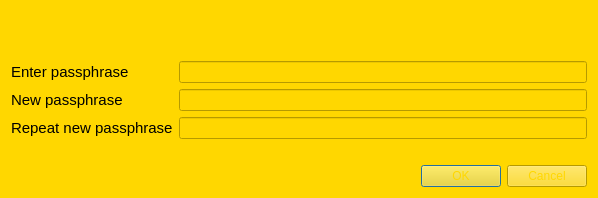
<?xml version="1.0" encoding="UTF-8"?>
<ui version="4.0">
 <class>AskPassphraseDialog</class>
 <widget class="QDialog" name="AskPassphraseDialog">
  <property name="geometry">
   <rect>
    <x>0</x>
    <y>0</y>
    <width>598</width>
    <height>198</height>
   </rect>
  </property>
  <property name="sizePolicy">
   <sizepolicy hsizetype="Preferred" vsizetype="Minimum">
    <horstretch>0</horstretch>
    <verstretch>0</verstretch>
   </sizepolicy>
  </property>
  <property name="minimumSize">
   <size>
    <width>550</width>
    <height>0</height>
   </size>
  </property>
  <property name="windowTitle">
   <string>Passphrase Dialog</string>
  </property>
  <property name="styleSheet">
   <string notr="true">background-color: rgb(255, 215, 0);</string>
  </property>
  <layout class="QVBoxLayout" name="verticalLayout">
   <item>
    <widget class="QLabel" name="warningLabel">
     <property name="textFormat">
      <enum>Qt::RichText</enum>
     </property>
     <property name="wordWrap">
      <bool>true</bool>
     </property>
    </widget>
   </item>
   <item>
    <layout class="QFormLayout" name="formLayout">
     <property name="fieldGrowthPolicy">
      <enum>QFormLayout::AllNonFixedFieldsGrow</enum>
     </property>
     <item row="0" column="0">
      <widget class="QLabel" name="passLabel1">
       <property name="text">
        <string>&lt;html&gt;&lt;head/&gt;&lt;body&gt;&lt;p&gt;&lt;span style=&quot; font-size:11pt;&quot;&gt;Enter passphrase&lt;/span&gt;&lt;/p&gt;&lt;/body&gt;&lt;/html&gt;</string>
       </property>
      </widget>
     </item>
     <item row="0" column="1">
      <widget class="QLineEdit" name="passEdit1">
       <property name="echoMode">
        <enum>QLineEdit::Password</enum>
       </property>
      </widget>
     </item>
     <item row="1" column="0">
      <widget class="QLabel" name="passLabel2">
       <property name="text">
        <string>&lt;html&gt;&lt;head/&gt;&lt;body&gt;&lt;p&gt;&lt;span style=&quot; font-size:11pt;&quot;&gt;New passphrase&lt;/span&gt;&lt;/p&gt;&lt;/body&gt;&lt;/html&gt;</string>
       </property>
      </widget>
     </item>
     <item row="1" column="1">
      <widget class="QLineEdit" name="passEdit2">
       <property name="echoMode">
        <enum>QLineEdit::Password</enum>
       </property>
      </widget>
     </item>
     <item row="2" column="0">
      <widget class="QLabel" name="passLabel3">
       <property name="text">
        <string>&lt;html&gt;&lt;head/&gt;&lt;body&gt;&lt;p&gt;&lt;span style=&quot; font-size:11pt;&quot;&gt;Repeat new passphrase&lt;/span&gt;&lt;/p&gt;&lt;/body&gt;&lt;/html&gt;</string>
       </property>
      </widget>
     </item>
     <item row="2" column="1">
      <widget class="QLineEdit" name="passEdit3">
       <property name="echoMode">
        <enum>QLineEdit::Password</enum>
       </property>
      </widget>
     </item>
     <item row="3" column="1">
      <widget class="QLabel" name="capsLabel">
       <property name="font">
        <font>
         <weight>75</weight>
         <bold>true</bold>
        </font>
       </property>
       <property name="text">
        <string/>
       </property>
       <property name="alignment">
        <set>Qt::AlignCenter</set>
       </property>
      </widget>
     </item>
    </layout>
   </item>
   <item>
    <widget class="QDialogButtonBox" name="buttonBox">
     <property name="styleSheet">
      <string notr="true">color: rgb(255, 215, 0);
background-image: url(:/icons/background1);</string>
     </property>
     <property name="orientation">
      <enum>Qt::Horizontal</enum>
     </property>
     <property name="standardButtons">
      <set>QDialogButtonBox::Cancel|QDialogButtonBox::Ok</set>
     </property>
    </widget>
   </item>
  </layout>
 </widget>
 <resources/>
 <connections>
  <connection>
   <sender>buttonBox</sender>
   <signal>accepted()</signal>
   <receiver>AskPassphraseDialog</receiver>
   <slot>accept()</slot>
   <hints>
    <hint type="sourcelabel">
     <x>248</x>
     <y>254</y>
    </hint>
    <hint type="destinationlabel">
     <x>157</x>
     <y>274</y>
    </hint>
   </hints>
  </connection>
  <connection>
   <sender>buttonBox</sender>
   <signal>rejected()</signal>
   <receiver>AskPassphraseDialog</receiver>
   <slot>reject()</slot>
   <hints>
    <hint type="sourcelabel">
     <x>316</x>
     <y>260</y>
    </hint>
    <hint type="destinationlabel">
     <x>286</x>
     <y>274</y>
    </hint>
   </hints>
  </connection>
 </connections>
</ui>
